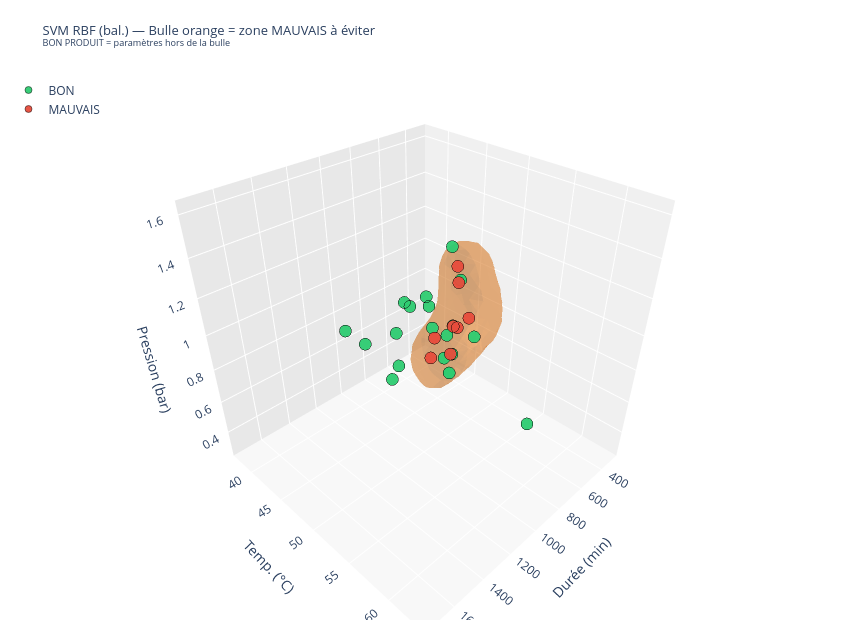
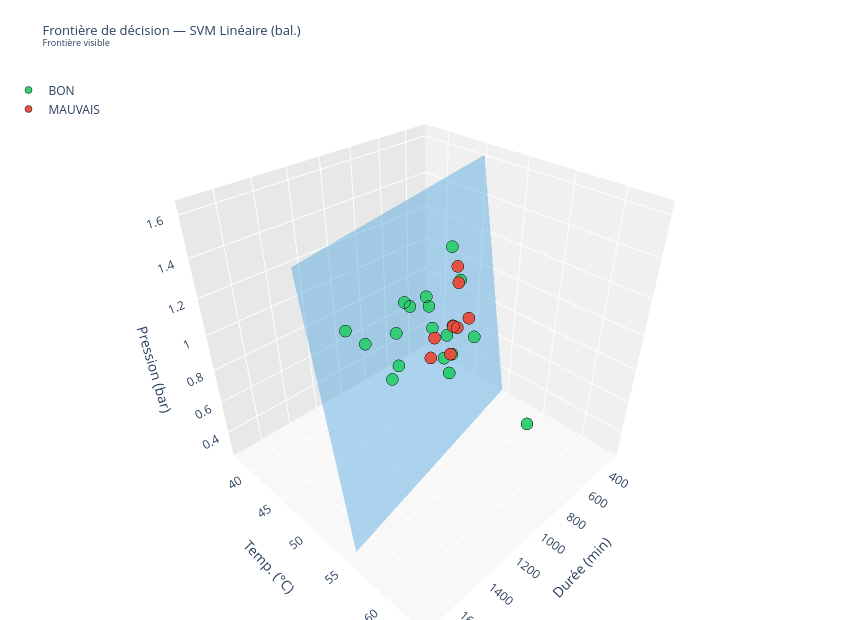
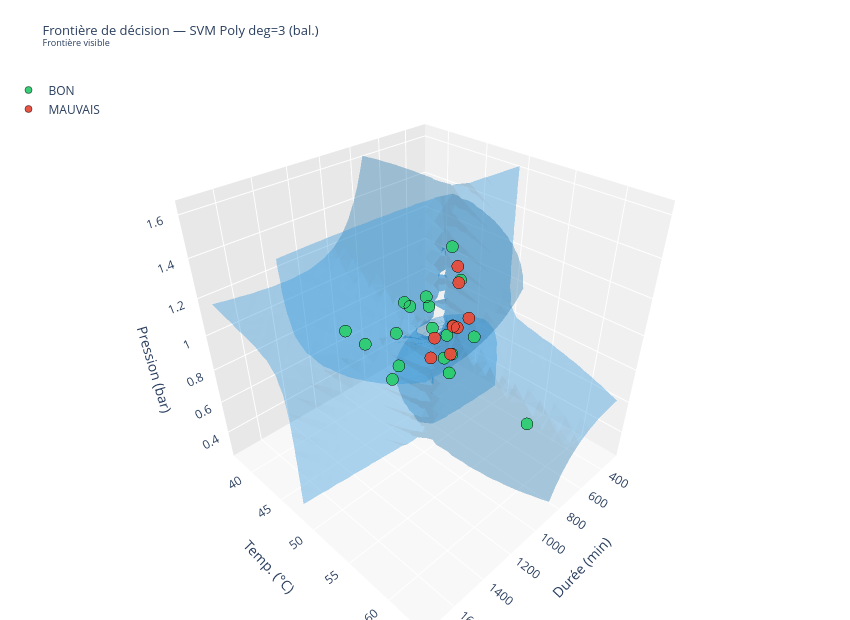
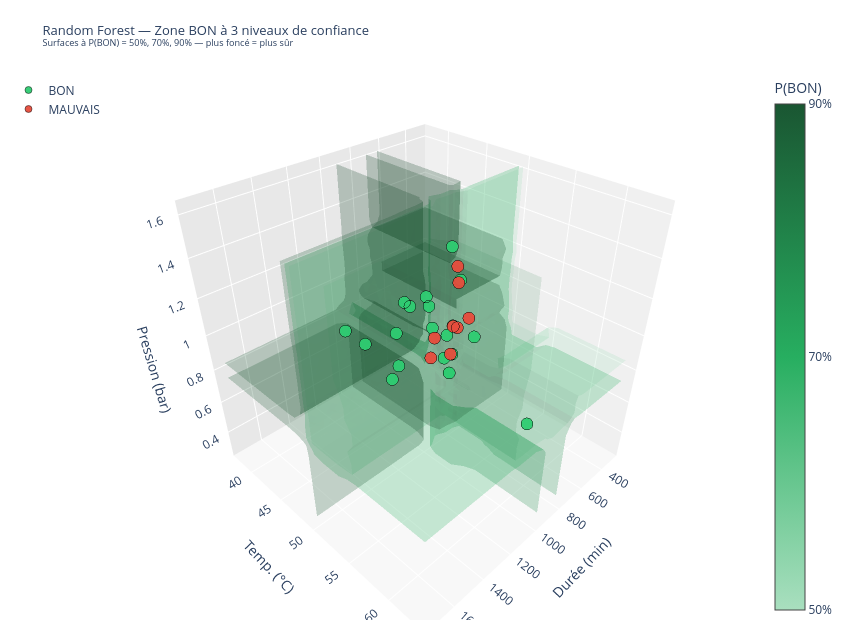

The code cell stored with these charts, in order, in its notebook:
### Markdown cell above
## 8c. Zones de décision 3D — SVM RBF, Linéaire, Poly + Random Forest

- **SVM RBF** : bulle orange = zone MAUVAIS à éviter — BON PRODUIT = tout l'extérieur de la bulle
- **SVM Linéaire / Poly** : surface bleue = frontière BON ↔ MAUVAIS
- **Random Forest** : 3 surfaces vertes imbriquées à P(BON) = 50%, 70%, 90% — plus foncé = plus sûr

### Code cell
import warnings
warnings.filterwarnings('ignore')

viz_models = {
    'SVM RBF (bal.)':         SVC(kernel='rbf',    C=1,   gamma=1.0, class_weight='balanced', random_state=42),
    'SVM Linéaire (bal.)':    SVC(kernel='linear', C=100, class_weight='balanced', random_state=42),
    'SVM Poly deg=3 (bal.)':  SVC(kernel='poly',   degree=3, C=100, class_weight='balanced', random_state=42),
}
for model in viz_models.values():
    model.fit(X, y)

n_grid = 25
margin = 1.5
axes_scaled = [np.linspace(X[:, i].min() - margin, X[:, i].max() + margin, n_grid) for i in range(3)]
xx0, xx1, xx2 = np.meshgrid(*axes_scaled)
grid_scaled = np.c_[xx0.ravel(), xx1.ravel(), xx2.ravel()]
grid_orig   = scaler.inverse_transform(grid_scaled)

scatter_traces = []
for label_val, label_name, color in [(1, 'BON', '#2ecc71'), (0, 'MAUVAIS', '#e74c3c')]:
    mask = y == label_val
    scatter_traces.append(go.Scatter3d(
        x=X_raw[mask, 0], y=X_raw[mask, 1], z=X_raw[mask, 2],
        mode='markers', name=label_name,
        marker=dict(size=7, color=color, opacity=0.95, line=dict(color='black', width=0.5)),
        text=df.loc[mask, 'Lot'].astype(str),
        hovertemplate='<b>Lot %{text}</b><br>Durée: %{x:.0f} min<br>Temp: %{y:.2f} °C<br>Pression: %{z:.3f} bar<extra>%{fullData.name}</extra>',
    ))

scene_layout = dict(
    xaxis_title='Durée (min)', yaxis_title='Temp. (°C)', zaxis_title='Pression (bar)',
    xaxis=dict(backgroundcolor='#f0f0f0'),
    yaxis=dict(backgroundcolor='#e8e8e8'),
    zaxis=dict(backgroundcolor='#f8f8f8'),
)

# ── SVM RBF : bulle orange = zone MAUVAIS à éviter ───────────────────────────
Z_rbf = viz_models['SVM RBF (bal.)'].decision_function(grid_scaled).reshape(xx0.shape)
fig_rbf = go.Figure()
if Z_rbf.min() * Z_rbf.max() < 0:
    fig_rbf.add_trace(go.Isosurface(
        x=grid_orig[:, 0].flatten(), y=grid_orig[:, 1].flatten(), z=grid_orig[:, 2].flatten(),
        value=Z_rbf.flatten(),
        isomin=0, isomax=0, surface_count=1,
        colorscale=[[0, '#e67e22'], [1, '#e67e22']],
        showscale=False, opacity=0.35, name='Zone MAUVAIS',
        caps=dict(x_show=False, y_show=False, z_show=False),
    ))
for t in scatter_traces:
    fig_rbf.add_trace(t)
fig_rbf.update_layout(
    title=dict(text='SVM RBF (bal.) — Bulle orange = zone MAUVAIS à éviter<br><sup>BON PRODUIT = paramètres hors de la bulle</sup>', font=dict(size=13)),
    scene=scene_layout, legend=dict(x=0.01, y=0.99, bgcolor='rgba(255,255,255,0.8)'),
    width=850, height=620, margin=dict(l=0, r=0, t=70, b=0),
)
fig_rbf.show()

# ── SVM Linéaire et Poly : frontières bleues ──────────────────────────────────
for name in ['SVM Linéaire (bal.)', 'SVM Poly deg=3 (bal.)']:
    Z = viz_models[name].decision_function(grid_scaled).reshape(xx0.shape)
    fig_b = go.Figure()
    if Z.min() * Z.max() < 0:
        fig_b.add_trace(go.Isosurface(
            x=grid_orig[:, 0].flatten(), y=grid_orig[:, 1].flatten(), z=grid_orig[:, 2].flatten(),
            value=Z.flatten(),
            isomin=0, isomax=0, surface_count=1,
            colorscale=[[0, '#3498db'], [1, '#3498db']],
            showscale=False, opacity=0.4, name='Frontière',
            caps=dict(x_show=False, y_show=False, z_show=False),
        ))
        note = 'Frontière visible'
    else:
        side = 'BON partout' if Z.min() > 0 else 'MAUVAIS partout'
        note = f'Pas de frontière ({side})'
        print(f'⚠  {name} : {note}')
    for t in scatter_traces:
        fig_b.add_trace(t)
    fig_b.update_layout(
        title=dict(text=f'Frontière de décision — {name}<br><sup>{note}</sup>', font=dict(size=13)),
        scene=scene_layout, legend=dict(x=0.01, y=0.99, bgcolor='rgba(255,255,255,0.8)'),
        width=850, height=620, margin=dict(l=0, r=0, t=70, b=0),
    )
    fig_b.show()

# ── Random Forest : 3 seuils de confiance 50 / 70 / 90 % ─────────────────────
Z_rf_proba = rf_final.predict_proba(grid_scaled)[:, 1].reshape(xx0.shape)
fig_rf = go.Figure()
fig_rf.add_trace(go.Isosurface(
    x=grid_orig[:, 0].flatten(), y=grid_orig[:, 1].flatten(), z=grid_orig[:, 2].flatten(),
    value=Z_rf_proba.flatten(),
    isomin=0.5, isomax=0.9, surface_count=3,
    colorscale=[[0, '#a9dfbf'], [0.5, '#27ae60'], [1, '#1a5632']],
    showscale=True, opacity=0.25, name='Zone BON',
    caps=dict(x_show=False, y_show=False, z_show=False),
    colorbar=dict(title='P(BON)', tickvals=[0.5, 0.7, 0.9], ticktext=['50%', '70%', '90%'], x=0.9),
))
for t in scatter_traces:
    fig_rf.add_trace(t)
fig_rf.update_layout(
    title=dict(text='Random Forest — Zone BON à 3 niveaux de confiance<br><sup>Surfaces à P(BON) = 50%, 70%, 90% — plus foncé = plus sûr</sup>', font=dict(size=13)),
    scene=scene_layout, legend=dict(x=0.01, y=0.99, bgcolor='rgba(255,255,255,0.8)'),
    width=850, height=620, margin=dict(l=0, r=0, t=70, b=0),
)
fig_rf.show()

### Figure 1 — Plotly figure (JSON) as saved in the notebook; plotly's stock layout.template omitted (floating-point values rounded to 4 significant figures; data arrays with more than 128 entries replaced by an {"elided": "..."} marker saying what was removed)
{"data": [{"caps": {"x": {"show": false}, "y": {"show": false}, "z": {"show": false}}, "colorscale": [[0, "#e67e22"], [1, "#e67e22"]], "isomax": 0, "isomin": 0, "name": "Zone MAUVAIS", "opacity": 0.35, "showscale": false, "surface": {"count": 1}, "type": "isosurface", "value": {"elided": "15625 float values"}, "x": {"elided": "15625 float values"}, "y": {"elided": "15625 float values"}, "z": {"elided": "15625 float values"}}, {"hovertemplate": "<b>Lot %{text}</b><br>Durée: %{x:.0f} min<br>Temp: %{y:.2f} °C<br>Pression: %{z:.3f} bar<extra>%{fullData.name}</extra>", "marker": {"color": "#2ecc71", "line": {"color": "black", "width": 0.5}, "opacity": 0.95, "size": 7}, "mode": "markers", "name": "BON", "text": ["25020346", "25050370", "25050371", "25050372", "25060444", "25060445", "25060446", "25060447", "25110700", "25110701", "25110702", "25110704", "25140527", "25140527", "25200590", "26020520", "26040643", "26130338", "26160263", "26160264"], "type": "scatter3d", "x": [1019.0, 725.0, 668.0, 1114.0, 923.0, 775.0, 1472.0, 939.0, 755.0, 778.0, 560.0, 641.0, 751.0, 751.0, 1054.0, 741.0, 715.0, 721.0, 1022.0, 873.0], "y": [46.68, 48.27, 42.0, 47.82, 48.91, 43.2, 49.69, 49.54, 49.49, 48.82, 49.3, 47.67, 49.12, 49.12, 42.77, 58.86, 48.52, 49.75, 46.98, 48.84], "z": [0.922, 0.818, 0.824, 0.72, 1.14, 0.92, 1.211, 1.109, 0.747, 0.714, 0.76, 0.825, 0.613, 0.613, 0.772, 0.575, 1.321, 1.171, 0.734, 0.942]}, {"hovertemplate": "<b>Lot %{text}</b><br>Durée: %{x:.0f} min<br>Temp: %{y:.2f} °C<br>Pression: %{z:.3f} bar<extra>%{fullData.name}</extra>", "marker": {"color": "#e74c3c", "line": {"color": "black", "width": 0.5}, "opacity": 0.95, "size": 7}, "mode": "markers", "name": "MAUVAIS", "text": ["25110705", "25480433", "25500396", "26030732", "26040641", "26040642", "26160265", "25140526"], "type": "scatter3d", "x": [737.0, 885.0, 841.0, 893.0, 745.0, 669.0, 771.0, 912.0], "y": [49.6, 51.39, 51.43, 49.01, 49.91, 50.14, 49.8, 49.81], "z": [1.247, 0.86, 0.994, 0.776, 1.169, 0.943, 0.931, 0.925]}], "layout": {"height": 620, "legend": {"bgcolor": "rgba(255,255,255,0.8)", "x": 0.01, "y": 0.99}, "margin": {"b": 0, "l": 0, "r": 0, "t": 70}, "scene": {"xaxis": {"backgroundcolor": "#f0f0f0", "title": {"text": "Durée (min)"}}, "yaxis": {"backgroundcolor": "#e8e8e8", "title": {"text": "Temp. (°C)"}}, "zaxis": {"backgroundcolor": "#f8f8f8", "title": {"text": "Pression (bar)"}}}, "title": {"font": {"size": 13}, "text": "SVM RBF (bal.) — Bulle orange = zone MAUVAIS à éviter<br><sup>BON PRODUIT = paramètres hors de la bulle</sup>"}, "width": 850}}

### Figure 2 — Plotly figure (JSON) as saved in the notebook; plotly's stock layout.template omitted (floating-point values rounded to 4 significant figures; data arrays with more than 128 entries replaced by an {"elided": "..."} marker saying what was removed)
{"data": [{"caps": {"x": {"show": false}, "y": {"show": false}, "z": {"show": false}}, "colorscale": [[0, "#3498db"], [1, "#3498db"]], "isomax": 0, "isomin": 0, "name": "Frontière", "opacity": 0.4, "showscale": false, "surface": {"count": 1}, "type": "isosurface", "value": {"elided": "15625 float values"}, "x": {"elided": "15625 float values"}, "y": {"elided": "15625 float values"}, "z": {"elided": "15625 float values"}}, {"hovertemplate": "<b>Lot %{text}</b><br>Durée: %{x:.0f} min<br>Temp: %{y:.2f} °C<br>Pression: %{z:.3f} bar<extra>%{fullData.name}</extra>", "marker": {"color": "#2ecc71", "line": {"color": "black", "width": 0.5}, "opacity": 0.95, "size": 7}, "mode": "markers", "name": "BON", "text": ["25020346", "25050370", "25050371", "25050372", "25060444", "25060445", "25060446", "25060447", "25110700", "25110701", "25110702", "25110704", "25140527", "25140527", "25200590", "26020520", "26040643", "26130338", "26160263", "26160264"], "type": "scatter3d", "x": [1019.0, 725.0, 668.0, 1114.0, 923.0, 775.0, 1472.0, 939.0, 755.0, 778.0, 560.0, 641.0, 751.0, 751.0, 1054.0, 741.0, 715.0, 721.0, 1022.0, 873.0], "y": [46.68, 48.27, 42.0, 47.82, 48.91, 43.2, 49.69, 49.54, 49.49, 48.82, 49.3, 47.67, 49.12, 49.12, 42.77, 58.86, 48.52, 49.75, 46.98, 48.84], "z": [0.922, 0.818, 0.824, 0.72, 1.14, 0.92, 1.211, 1.109, 0.747, 0.714, 0.76, 0.825, 0.613, 0.613, 0.772, 0.575, 1.321, 1.171, 0.734, 0.942]}, {"hovertemplate": "<b>Lot %{text}</b><br>Durée: %{x:.0f} min<br>Temp: %{y:.2f} °C<br>Pression: %{z:.3f} bar<extra>%{fullData.name}</extra>", "marker": {"color": "#e74c3c", "line": {"color": "black", "width": 0.5}, "opacity": 0.95, "size": 7}, "mode": "markers", "name": "MAUVAIS", "text": ["25110705", "25480433", "25500396", "26030732", "26040641", "26040642", "26160265", "25140526"], "type": "scatter3d", "x": [737.0, 885.0, 841.0, 893.0, 745.0, 669.0, 771.0, 912.0], "y": [49.6, 51.39, 51.43, 49.01, 49.91, 50.14, 49.8, 49.81], "z": [1.247, 0.86, 0.994, 0.776, 1.169, 0.943, 0.931, 0.925]}], "layout": {"height": 620, "legend": {"bgcolor": "rgba(255,255,255,0.8)", "x": 0.01, "y": 0.99}, "margin": {"b": 0, "l": 0, "r": 0, "t": 70}, "scene": {"xaxis": {"backgroundcolor": "#f0f0f0", "title": {"text": "Durée (min)"}}, "yaxis": {"backgroundcolor": "#e8e8e8", "title": {"text": "Temp. (°C)"}}, "zaxis": {"backgroundcolor": "#f8f8f8", "title": {"text": "Pression (bar)"}}}, "title": {"font": {"size": 13}, "text": "Frontière de décision — SVM Linéaire (bal.)<br><sup>Frontière visible</sup>"}, "width": 850}}

### Figure 3 — Plotly figure (JSON) as saved in the notebook; plotly's stock layout.template omitted (floating-point values rounded to 4 significant figures; data arrays with more than 128 entries replaced by an {"elided": "..."} marker saying what was removed)
{"data": [{"caps": {"x": {"show": false}, "y": {"show": false}, "z": {"show": false}}, "colorscale": [[0, "#3498db"], [1, "#3498db"]], "isomax": 0, "isomin": 0, "name": "Frontière", "opacity": 0.4, "showscale": false, "surface": {"count": 1}, "type": "isosurface", "value": {"elided": "15625 float values"}, "x": {"elided": "15625 float values"}, "y": {"elided": "15625 float values"}, "z": {"elided": "15625 float values"}}, {"hovertemplate": "<b>Lot %{text}</b><br>Durée: %{x:.0f} min<br>Temp: %{y:.2f} °C<br>Pression: %{z:.3f} bar<extra>%{fullData.name}</extra>", "marker": {"color": "#2ecc71", "line": {"color": "black", "width": 0.5}, "opacity": 0.95, "size": 7}, "mode": "markers", "name": "BON", "text": ["25020346", "25050370", "25050371", "25050372", "25060444", "25060445", "25060446", "25060447", "25110700", "25110701", "25110702", "25110704", "25140527", "25140527", "25200590", "26020520", "26040643", "26130338", "26160263", "26160264"], "type": "scatter3d", "x": [1019.0, 725.0, 668.0, 1114.0, 923.0, 775.0, 1472.0, 939.0, 755.0, 778.0, 560.0, 641.0, 751.0, 751.0, 1054.0, 741.0, 715.0, 721.0, 1022.0, 873.0], "y": [46.68, 48.27, 42.0, 47.82, 48.91, 43.2, 49.69, 49.54, 49.49, 48.82, 49.3, 47.67, 49.12, 49.12, 42.77, 58.86, 48.52, 49.75, 46.98, 48.84], "z": [0.922, 0.818, 0.824, 0.72, 1.14, 0.92, 1.211, 1.109, 0.747, 0.714, 0.76, 0.825, 0.613, 0.613, 0.772, 0.575, 1.321, 1.171, 0.734, 0.942]}, {"hovertemplate": "<b>Lot %{text}</b><br>Durée: %{x:.0f} min<br>Temp: %{y:.2f} °C<br>Pression: %{z:.3f} bar<extra>%{fullData.name}</extra>", "marker": {"color": "#e74c3c", "line": {"color": "black", "width": 0.5}, "opacity": 0.95, "size": 7}, "mode": "markers", "name": "MAUVAIS", "text": ["25110705", "25480433", "25500396", "26030732", "26040641", "26040642", "26160265", "25140526"], "type": "scatter3d", "x": [737.0, 885.0, 841.0, 893.0, 745.0, 669.0, 771.0, 912.0], "y": [49.6, 51.39, 51.43, 49.01, 49.91, 50.14, 49.8, 49.81], "z": [1.247, 0.86, 0.994, 0.776, 1.169, 0.943, 0.931, 0.925]}], "layout": {"height": 620, "legend": {"bgcolor": "rgba(255,255,255,0.8)", "x": 0.01, "y": 0.99}, "margin": {"b": 0, "l": 0, "r": 0, "t": 70}, "scene": {"xaxis": {"backgroundcolor": "#f0f0f0", "title": {"text": "Durée (min)"}}, "yaxis": {"backgroundcolor": "#e8e8e8", "title": {"text": "Temp. (°C)"}}, "zaxis": {"backgroundcolor": "#f8f8f8", "title": {"text": "Pression (bar)"}}}, "title": {"font": {"size": 13}, "text": "Frontière de décision — SVM Poly deg=3 (bal.)<br><sup>Frontière visible</sup>"}, "width": 850}}

### Figure 4 — Plotly figure (JSON) as saved in the notebook; plotly's stock layout.template omitted (floating-point values rounded to 4 significant figures; data arrays with more than 128 entries replaced by an {"elided": "..."} marker saying what was removed)
{"data": [{"caps": {"x": {"show": false}, "y": {"show": false}, "z": {"show": false}}, "colorbar": {"ticktext": ["50%", "70%", "90%"], "tickvals": [0.5, 0.7, 0.9], "title": {"text": "P(BON)"}, "x": 0.9}, "colorscale": [[0, "#a9dfbf"], [0.5, "#27ae60"], [1, "#1a5632"]], "isomax": 0.9, "isomin": 0.5, "name": "Zone BON", "opacity": 0.25, "showscale": true, "surface": {"count": 3}, "type": "isosurface", "value": {"elided": "15625 float values"}, "x": {"elided": "15625 float values"}, "y": {"elided": "15625 float values"}, "z": {"elided": "15625 float values"}}, {"hovertemplate": "<b>Lot %{text}</b><br>Durée: %{x:.0f} min<br>Temp: %{y:.2f} °C<br>Pression: %{z:.3f} bar<extra>%{fullData.name}</extra>", "marker": {"color": "#2ecc71", "line": {"color": "black", "width": 0.5}, "opacity": 0.95, "size": 7}, "mode": "markers", "name": "BON", "text": ["25020346", "25050370", "25050371", "25050372", "25060444", "25060445", "25060446", "25060447", "25110700", "25110701", "25110702", "25110704", "25140527", "25140527", "25200590", "26020520", "26040643", "26130338", "26160263", "26160264"], "type": "scatter3d", "x": [1019.0, 725.0, 668.0, 1114.0, 923.0, 775.0, 1472.0, 939.0, 755.0, 778.0, 560.0, 641.0, 751.0, 751.0, 1054.0, 741.0, 715.0, 721.0, 1022.0, 873.0], "y": [46.68, 48.27, 42.0, 47.82, 48.91, 43.2, 49.69, 49.54, 49.49, 48.82, 49.3, 47.67, 49.12, 49.12, 42.77, 58.86, 48.52, 49.75, 46.98, 48.84], "z": [0.922, 0.818, 0.824, 0.72, 1.14, 0.92, 1.211, 1.109, 0.747, 0.714, 0.76, 0.825, 0.613, 0.613, 0.772, 0.575, 1.321, 1.171, 0.734, 0.942]}, {"hovertemplate": "<b>Lot %{text}</b><br>Durée: %{x:.0f} min<br>Temp: %{y:.2f} °C<br>Pression: %{z:.3f} bar<extra>%{fullData.name}</extra>", "marker": {"color": "#e74c3c", "line": {"color": "black", "width": 0.5}, "opacity": 0.95, "size": 7}, "mode": "markers", "name": "MAUVAIS", "text": ["25110705", "25480433", "25500396", "26030732", "26040641", "26040642", "26160265", "25140526"], "type": "scatter3d", "x": [737.0, 885.0, 841.0, 893.0, 745.0, 669.0, 771.0, 912.0], "y": [49.6, 51.39, 51.43, 49.01, 49.91, 50.14, 49.8, 49.81], "z": [1.247, 0.86, 0.994, 0.776, 1.169, 0.943, 0.931, 0.925]}], "layout": {"height": 620, "legend": {"bgcolor": "rgba(255,255,255,0.8)", "x": 0.01, "y": 0.99}, "margin": {"b": 0, "l": 0, "r": 0, "t": 70}, "scene": {"xaxis": {"backgroundcolor": "#f0f0f0", "title": {"text": "Durée (min)"}}, "yaxis": {"backgroundcolor": "#e8e8e8", "title": {"text": "Temp. (°C)"}}, "zaxis": {"backgroundcolor": "#f8f8f8", "title": {"text": "Pression (bar)"}}}, "title": {"font": {"size": 13}, "text": "Random Forest — Zone BON à 3 niveaux de confiance<br><sup>Surfaces à P(BON) = 50%, 70%, 90% — plus foncé = plus sûr</sup>"}, "width": 850}}
